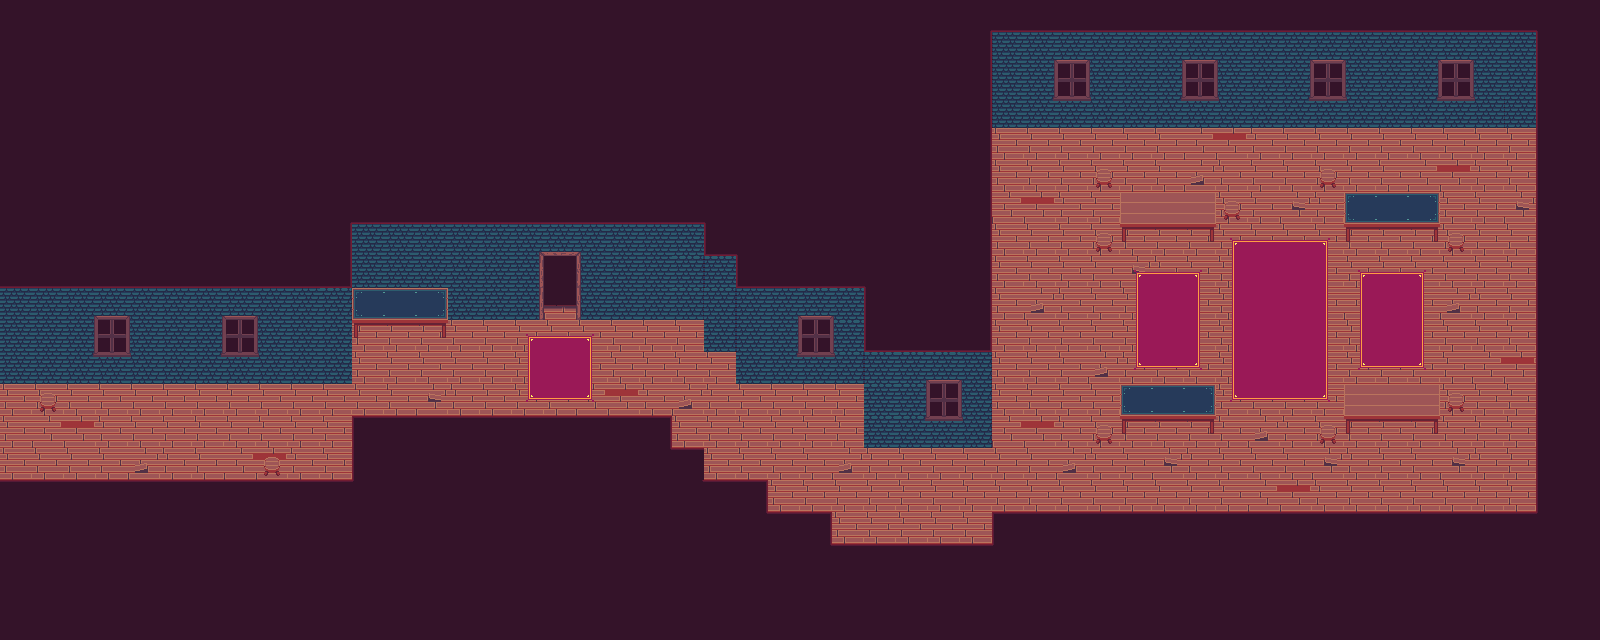

Rendered tile map (Tiled .tmx) drawn with the repository's tilesets; below, a short description and the map source with its tile grids summarised:
An orthogonal 50x20 tile map with 32x32 px tiles, 4 tile layers (Background, Border, Mainground, Foreground) and 78 objects (32x player_border, 32x gem, 12x enemy_spawn, brute_spawn, player_spawn).

<map version="1.10" tiledversion="1.12.2" orientation="orthogonal" renderorder="right-down" width="50" height="20" tilewidth="32" tileheight="32" infinite="0" nextlayerid="14" nextobjectid="127">
 <tileset firstgid="1" source="WoodenHouseTileset.tsx" />
 <layer id="4" name="Background" width="50" height="20">
  <data>[1000 cells, 1000 non-empty, 1 distinct tile ids]</data>
 </layer>
 <layer id="7" name="Border" width="50" height="20">
  <data>[1000 cells, 136 non-empty, 12 distinct tile ids]</data>
 </layer>
 <layer id="1" name="Mainground" width="50" height="20">
  <data>[1000 cells, 447 non-empty, 12 distinct tile ids]</data>
 </layer>
 <layer id="6" name="Foreground" width="50" height="20">
  <data>[1000 cells, 178 non-empty, 35 distinct tile ids]</data>
 </layer>
 <objectgroup id="12" name="PlayerBorder" visible="0">
  <object id="32" name="player_border" x="0" y="288" width="352" height="75.0833">
   <properties>
    <property name="solid" type="bool" value="true" />
   </properties>
  </object>
  <object id="33" name="player_border" x="0" y="480" width="352" height="96">
   <properties>
    <property name="solid" type="bool" value="true" />
   </properties>
  </object>
  <object id="37" name="player_border" x="352" y="416" width="320" height="32">
   <properties>
    <property name="solid" type="bool" value="true" />
   </properties>
  </object>
  <object id="38" name="player_border" x="672" y="448" width="32" height="32">
   <properties>
    <property name="solid" type="bool" value="true" />
   </properties>
  </object>
  <object id="39" name="player_border" x="704" y="480" width="64" height="32">
   <properties>
    <property name="solid" type="bool" value="true" />
   </properties>
  </object>
  <object id="40" name="player_border" x="768" y="512" width="64" height="32">
   <properties>
    <property name="solid" type="bool" value="true" />
   </properties>
  </object>
  <object id="41" name="player_border" x="352" y="224" width="352" height="73">
   <properties>
    <property name="solid" type="bool" value="true" />
   </properties>
  </object>
  <object id="42" name="player_border" x="704" y="256" width="32" height="76.6667">
   <properties>
    <property name="solid" type="bool" value="true" />
   </properties>
  </object>
  <object id="43" name="player_border" x="736.042" y="288" width="128.625" height="75.6667">
   <properties>
    <property name="solid" type="bool" value="true" />
   </properties>
  </object>
  <object id="44" name="player_border" x="864" y="352" width="128" height="79">
   <properties>
    <property name="solid" type="bool" value="true" />
   </properties>
  </object>
  <object id="45" name="player_border" x="832" y="544" width="160" height="32">
   <properties>
    <property name="solid" type="bool" value="true" />
   </properties>
  </object>
  <object id="46" name="player_border" x="992" y="512" width="544" height="32">
   <properties>
    <property name="solid" type="bool" value="true" />
   </properties>
  </object>
  <object id="55" name="player_border" x="352" y="448" width="32" height="32">
   <properties>
    <property name="solid" type="bool" value="true" />
   </properties>
  </object>
  <object id="56" name="player_border" x="-32" y="384" width="32" height="96">
   <properties>
    <property name="solid" type="bool" value="true" />
   </properties>
  </object>
  <object id="60" name="player_border" x="992" y="32" width="544" height="75">
   <properties>
    <property name="solid" type="bool" value="true" />
   </properties>
  </object>
  <object id="61" name="player_border" x="960" y="128" width="32" height="224">
   <properties>
    <property name="solid" type="bool" value="true" />
   </properties>
  </object>
  <object id="63" name="player_border" x="1536" y="96" width="32" height="448">
   <properties>
    <property name="solid" type="bool" value="true" />
   </properties>
  </object>
  <object id="69" name="player_border" x="264" y="456" width="16.75" height="21">
   <properties>
    <property name="solid" type="bool" value="true" />
   </properties>
  </object>
  <object id="70" name="player_border" x="39.125" y="393.5" width="16.75" height="21">
   <properties>
    <property name="solid" type="bool" value="true" />
   </properties>
  </object>
  <object id="71" name="player_border" x="1095.88" y="424" width="16.75" height="21">
   <properties>
    <property name="solid" type="bool" value="true" />
   </properties>
  </object>
  <object id="72" name="player_border" x="1319.32" y="423.348" width="16.75" height="21">
   <properties>
    <property name="solid" type="bool" value="true" />
   </properties>
  </object>
  <object id="73" name="player_border" x="1447.63" y="391.864" width="16.75" height="21">
   <properties>
    <property name="solid" type="bool" value="true" />
   </properties>
  </object>
  <object id="74" name="player_border" x="1447.63" y="232.955" width="16.75" height="21">
   <properties>
    <property name="solid" type="bool" value="true" />
   </properties>
  </object>
  <object id="75" name="player_border" x="1319.81" y="168.409" width="16.75" height="21">
   <properties>
    <property name="solid" type="bool" value="true" />
   </properties>
  </object>
  <object id="76" name="player_border" x="1223.81" y="199.864" width="16.75" height="21">
   <properties>
    <property name="solid" type="bool" value="true" />
   </properties>
  </object>
  <object id="77" name="player_border" x="1095.5" y="231.75" width="16.75" height="21">
   <properties>
    <property name="solid" type="bool" value="true" />
   </properties>
  </object>
  <object id="78" name="player_border" x="1095.75" y="167.875" width="16.75" height="21">
   <properties>
    <property name="solid" type="bool" value="true" />
   </properties>
  </object>
  <object id="80" name="player_border" x="1344" y="192" width="96" height="49.625">
   <properties>
    <property name="solid" type="bool" value="true" />
   </properties>
  </object>
  <object id="83" name="player_border" x="1115" y="189.521" width="96" height="49.625">
   <properties>
    <property name="solid" type="bool" value="true" />
   </properties>
  </object>
  <object id="84" name="player_border" x="1344" y="384" width="96" height="49.625">
   <properties>
    <property name="solid" type="bool" value="true" />
   </properties>
  </object>
  <object id="85" name="player_border" x="1120" y="384" width="96" height="49.625">
   <properties>
    <property name="solid" type="bool" value="true" />
   </properties>
  </object>
  <object id="86" name="player_border" x="352" y="288" width="96" height="49.625">
   <properties>
    <property name="solid" type="bool" value="true" />
   </properties>
  </object>
 </objectgroup>
 <objectgroup id="13" name="GemSpawns">
  <object id="87" name="gem" x="112" y="440">
   <point />
  </object>
  <object id="88" name="gem" x="208" y="440">
   <point />
  </object>
  <object id="89" name="gem" x="304" y="440">
   <point />
  </object>
  <object id="91" name="gem" x="464" y="376">
   <point />
  </object>
  <object id="92" name="gem" x="464" y="344">
   <point />
  </object>
  <object id="93" name="gem" x="464" y="408">
   <point />
  </object>
  <object id="95" name="gem" x="688" y="408">
   <point />
  </object>
  <object id="96" name="gem" x="720" y="440">
   <point />
  </object>
  <object id="97" name="gem" x="784" y="440">
   <point />
  </object>
  <object id="98" name="gem" x="816" y="472">
   <point />
  </object>
  <object id="100" name="gem" x="1488" y="472">
   <point />
  </object>
  <object id="101" name="gem" x="1488" y="504">
   <point />
  </object>
  <object id="102" name="gem" x="1520" y="504">
   <point />
  </object>
  <object id="103" name="gem" x="1520" y="472">
   <point />
  </object>
  </objectgroup>
 <objectgroup id="10" name="Spawns">
  <!-- 14 objects omitted --></objectgroup>
</map>
<!-- 32 of 78 objects omitted -->
